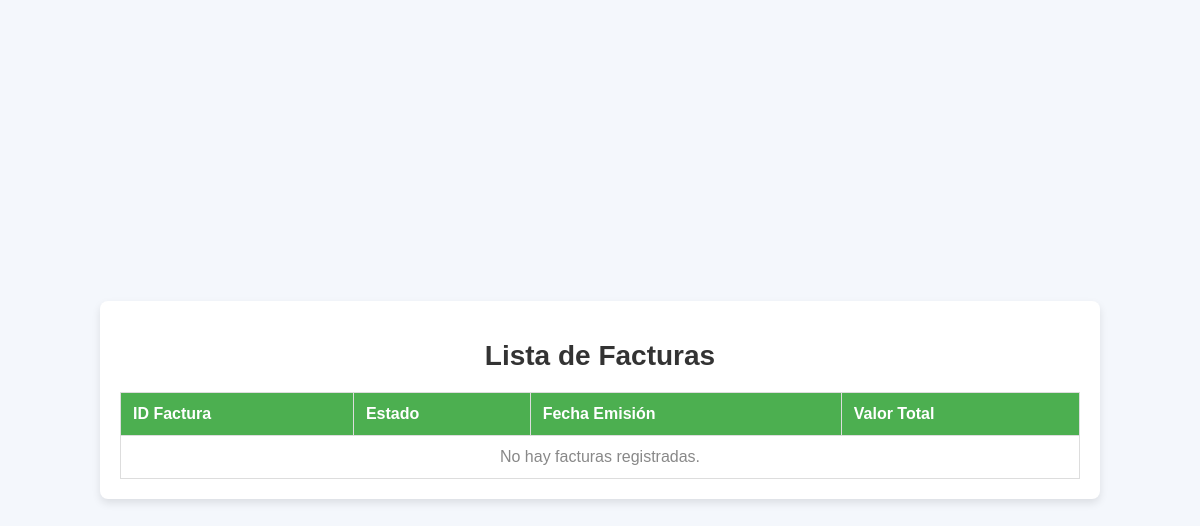
The app's page /facturasl/, older data.
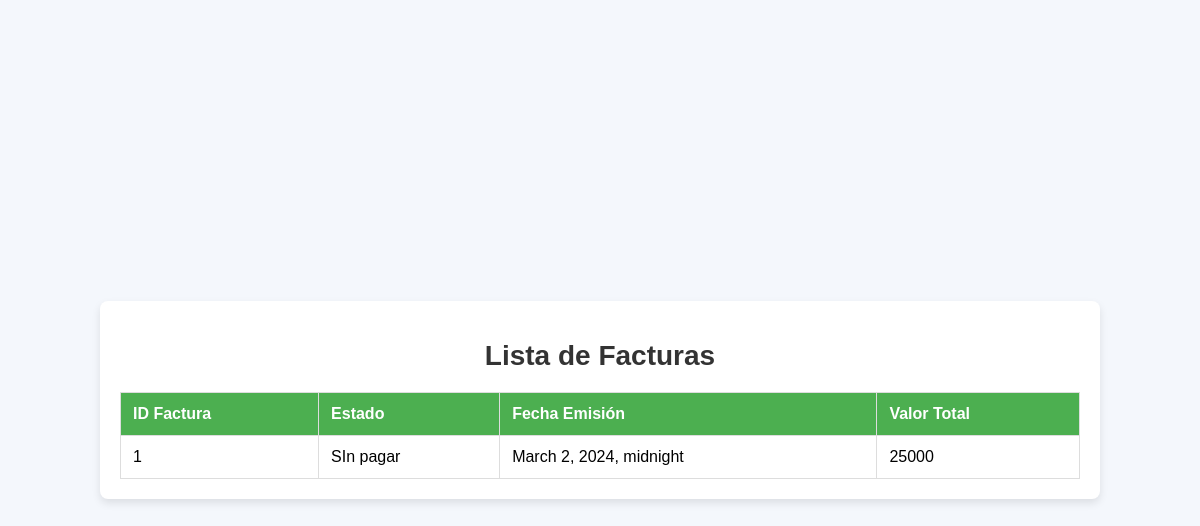
The same page, newer data.
### aplicattion/models.py (models this page shows)
class factura (models.Model):
        id_factura = models.AutoField(primary_key=True)
        estado=models.CharField(max_length=12, null=False)
        fecha_emision=models.DateTimeField(null=False)
        valor_total=models.IntegerField(max_length=20, null=False)

### aplicattion/views.py (the view)
# urls.py: path('facturasl/', facturas_list),
def facturas_list(request):
    facturas = factura.objects.all()
    return render(request, 'facturas_list.html', {'facturas': facturas})

### aplicattion/templates/facturas_list.html (shortened to what this page needs)
<!DOCTYPE html>
<html lang="es">
<head>
</head>
<body>
    <div class="table-container">
        <h1>Lista de Facturas</h1>
        <table>
            <thead>
                <tr>
                    <th>ID Factura</th>
                    <th>Estado</th>
                    <th>Fecha Emisión</th>
                    <th>Valor Total</th>
                </tr>
            </thead>
            <tbody>
                {% for factura in facturas %}
                    <tr>
                        <td>{{ factura.id_factura }}</td>
                        <td>{{ factura.estado }}</td>
                        <td>{{ factura.fecha_emision }}</td>
                        <td>{{ factura.valor_total }}</td>
                    </tr>
                {% empty %}
                    <tr>
                        <td colspan="4" class="empty-message">No hay facturas registradas.</td>
                    </tr>
                {% endfor %}
            </tbody>
        </table>
    </div>
</body>
</html>

Row changes from the older to the newer data that the page shows:
added factura: id_factura "1", estado "SIn pagar", fecha_emision "March 2, 2024, midnight", valor_total "25000"
Text that changed along with them:
text no longer shown: "No hay facturas registradas."
